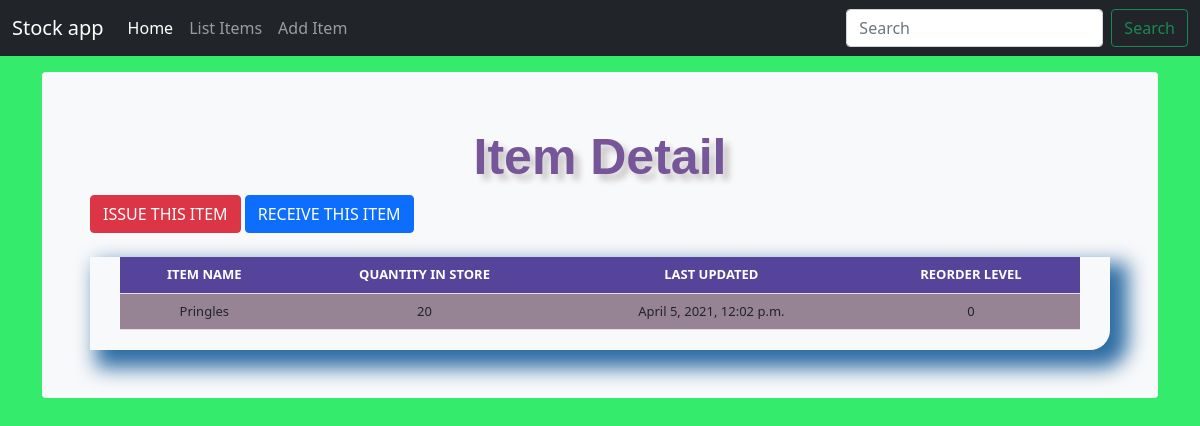
Page /item_detail/18/ on the committed database.
### itemstore/models.py (models this page shows, shortened)
class Stock(models.Model):
    category = models.ForeignKey(Category, on_delete=models.CASCADE, blank=True)
    item_name = models.CharField(max_length=200, blank=True, null=True)
    quantity = models.IntegerField(default="0", blank=True, null=True)
    receive_quantity = models.IntegerField(default='0', blank=True, null=True)
    receive_by = models.CharField(max_length=50, blank=True, null=True)
    issue_quantity = models.IntegerField(default='0', blank=True, null=True)
    issue_by = models.CharField(max_length=50, blank=True, null=True)
    issue_to = models.CharField(max_length=50, blank=True, null=True)
    phone_number = models.CharField(max_length=50, blank=True, null=True)
    created_by = models.CharField(max_length=50, blank=True, null=True)
    reorder_level = models.IntegerField(default='0', blank=True, null=True)
    last_updated = models.DateTimeField(auto_now_add=False, auto_now=True)
    created_time = models.DateTimeField(auto_now_add=True, auto_now=False)

### itemstore/views.py (the view)
# urls.py: path('item_detail/<str:pk>/', views.item_detail, name="item_detail"),
def item_detail(request, pk):
    items = Stock.objects.get(id=pk)
    context = {
        "title": items.item_name,
        "items": items,
        "h1": "Item Detail"
    }
    return render(request, "itemstore/item_detail.html", context)

### itemstore/templates/itemstore/item_detail.html (shortened to what this page needs)
{% load static %}
{% load crispy_forms_tags %}
<!DOCTYPE html>
<html lang="en">
  <head>
<link href="https://cdn.jsdelivr.net/npm/bootstrap@5.0.0-beta3/dist/css/bootstrap.min.css" rel="stylesheet">
<link type="text/css" href="{%static 'itemstore/css/style.css' %}" rel="stylesheet"/>
    <link href="{% static 'itemstore/css/navbar-top-fixed.css'%}" rel="stylesheet">
  </head>
  <body>
{% include 'itemstore/navbar.html' %}
<main class="container">
  <div class="bg-light p-5 rounded">
    <div class="header">{{h1}}</div>
      <a href="{% url 'issue_items' items.id %}"><div class='btn btn-danger'>ISSUE THIS ITEM</div></a>
      <a href="{% url 'receive_items' items.id %}"><div class='btn btn-primary'>RECEIVE THIS ITEM</div></a>
      <br><br>
        <div class="display_table">
            <table class='table'>
                <tr>
                    <th>ITEM NAME</th>
                    <th>QUANTITY IN STORE</th>
                    <th>LAST UPDATED</th>
                    <th>REORDER LEVEL</th>
                </tr>
                <tr>
                    <td>{{items.item_name}}</td>
                    <td>{{items.quantity}}</td>
                    <td>{{items.last_updated}}</td>
                    <td>{{items.reorder_level}}</td>
                </tr>
            </table>
        </div>
  </div>
</main>
  </body>
</html>

### itemstore/static/itemstore/css/style.css (style rules this page uses)
body { background-color: #34eb6b; }
.table { font-size: 13px; text-align: center; width: 95%; margin: auto; text-align: center; }
.table tr:nth-child(odd) { background: #549 }
.table tr:nth-child(even) { background: #968394 }
th { background-color: #999; color: white; }
tr { background-color: #999; }
.display_table { border-bottom-right-radius: 20px; padding-left: 5px; padding-right: 5px; padding-bottom: 20px; box-shadow: 12px 12px 20px 6px #2e6da4; }
.header { font-family: helvetica; color: #759; font-size: 50px; text-align: center; width: 100%; text-shadow: 6px 6px 6px #c9c6c6; display: block; font-weight: bolder; }

### itemstore/static/itemstore/css/navbar-top-fixed.css (style rules this page uses)
body { min-height: 75rem; padding-top: 4.5rem; }

### rows in the picture
Stock: item_name "Pringles", quantity "20", last_updated "April 5, 2021, 12:02 p.m.", reorder_level "0"

### other values in the picture
{{ h1 }} "Item Detail"
